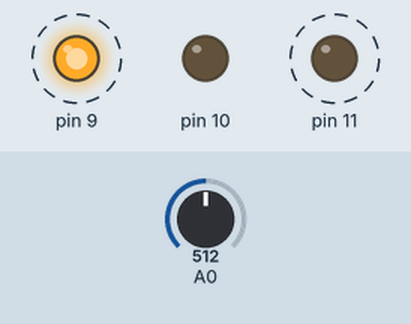
Recording of a sketch running on a simulated Arduino Uno, built with avr-gcc and run on an emulated ATmega328P. On the bench: output pins drawn as LEDs (lit = HIGH). Dashed ring = blinking. The test bench sets the inputs (shaded band); at power-on: A0 = 512. What the sketch prints to the serial monitor is not drawn.

Above: at 2.5 s.
Timing chart, 0 to 6.6 s (numbered marks = the images above):
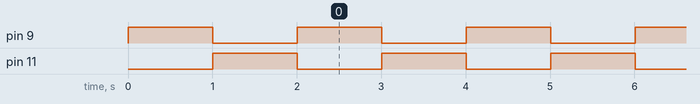

Measured:
- by itself, pin 9, pin 11: alternates HIGH for 1.0 s and LOW for 1.0 s
- by itself, everything shown: repeats every 2.0 s, in 3 steps

The sketch:

rgb_test.ino
```cpp
int i;
float red_calib;
float blue_calib;

float red_val;
float blue_val;

float red_avg;
float blue_avg;

void setup() {
  Serial.begin(9600);

  red_avg = 0.0;
  blue_avg = 0.0;

  red_calib = 0.0;
  blue_calib = 0.0;

  pinMode(9, OUTPUT);
  pinMode(10, OUTPUT);

  analogWrite(9, 255);

  for (i = 0; i < 10; i++) {
    red_calib += analogRead(A0);
    delay(100);
  }

  analogWrite(9, 0);
  analogWrite(11, 255);

  red_calib = red_calib / 10;

  for (i = 0; i < 10; i++) {
    blue_calib += analogRead(A0);
    delay(100);
  }
  analogWrite(11, 0);

  blue_calib = blue_calib / 10;
}

void loop() {
  red_avg = 0.0;
  blue_avg = 0.0;

  analogWrite(9, 255);

  for (i = 0; i < 10; i++) {
    red_avg += analogRead(A0);
    delay(100);
  }

  Serial.print("RED: ");
  Serial.println((red_avg / 10) / red_calib);

  analogWrite(9, 0);
  analogWrite(11, 255);

  for (i = 0; i < 10; i++) {
    blue_avg += analogRead(A0);
    delay(100);
  }

  analogWrite(11, 0);

  Serial.print("BLUE: ");
  Serial.println((blue_avg / 10) / blue_calib);
}
```
